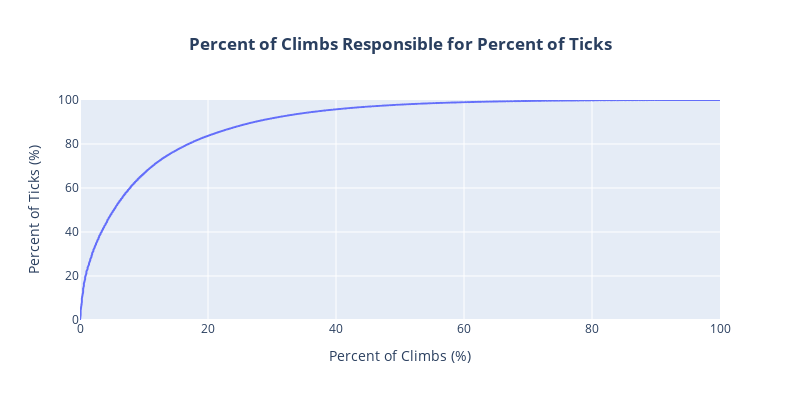

Notebook source saved alongside this figure:
### Code cell
# Percent of climbs responsible for percent of ticks analysis
pd.to_numeric(df['Num Ticks'].fillna(0, inplace=True), downcast='integer')
df_sorted = df.sort_values('Num Ticks', ascending=False)['Num Ticks']
sum_ticks = df['Num Ticks'].sum()
num_climbs = len(df.index)
df_sorted_sums = []
for i in range(0,num_climbs):
    df_sorted_sums.append(df_sorted.nlargest(i).sum())
df_sorted_sums = (df_sorted_sums/sum_ticks)*100
df_perc_of_climbs = np.round_((np.array([*range(0,num_climbs)])/num_climbs)*100, 1)

fig = px.line(x=df_perc_of_climbs, y=df_sorted_sums, title="<b>Percent of Climbs Responsible for Percent of Ticks</b>", width=800, height=400)
fig.update_yaxes(range = [0,100], title="Percent of Ticks (%)")
fig.update_xaxes(range = [0,100], title="Percent of Climbs (%)")
fig.update_layout(title_x=0.5)
fig.write_html('NumTicks_PercResp.html')
fig

### Figure 1 — Plotly figure (JSON) as saved in the notebook; plotly's stock layout.template omitted (floating-point values rounded to 4 significant figures; data arrays with more than 128 entries replaced by an {"elided": "..."} marker saying what was removed)
{"data": [{"hovertemplate": "x=%{x}<br>y=%{y}<extra></extra>", "legendgroup": "", "line": {"color": "#636efa", "dash": "solid"}, "marker": {"symbol": "circle"}, "mode": "lines", "name": "", "showlegend": false, "type": "scattergl", "x": {"elided": "1541 float values"}, "xaxis": "x", "y": {"elided": "1541 float values"}, "yaxis": "y"}], "layout": {"height": 400, "legend": {"tracegroupgap": 0}, "title": {"text": "<b>Percent of Climbs Responsible for Percent of Ticks</b>", "x": 0.5}, "width": 800, "xaxis": {"anchor": "y", "domain": [0, 1], "range": [0, 100], "title": {"text": "Percent of Climbs (%)"}}, "yaxis": {"anchor": "x", "domain": [0, 1], "range": [0, 100], "title": {"text": "Percent of Ticks (%)"}}}}
